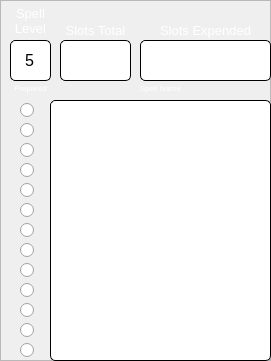
    <widget class="QFrame" name="frame_28">
     <property name="geometry">
      <rect>
       <x>610</x>
       <y>480</y>
       <width>271</width>
       <height>361</height>
      </rect>
     </property>
     <property name="frameShape">
      <enum>QFrame::StyledPanel</enum>
     </property>
     <property name="frameShadow">
      <enum>QFrame::Raised</enum>
     </property>
     <widget class="QLineEdit" name="SpellcastingAbility_11">
      <property name="geometry">
       <rect>
        <x>10</x>
        <y>40</y>
        <width>41</width>
        <height>41</height>
       </rect>
      </property>
      <property name="font">
       <font>
        <pointsize>12</pointsize>
       </font>
      </property>
      <property name="styleSheet">
       <string notr="true"> background-color: white;
 border-style: solid;
 border-width:1px;
 border-radius:5px;
 border-color: black;</string>
      </property>
      <property name="text">
       <string>5</string>
      </property>
      <property name="alignment">
       <set>Qt::AlignCenter</set>
      </property>
      <property name="readOnly">
       <bool>true</bool>
      </property>
     </widget>
     <widget class="QLineEdit" name="SlotsTotal5">
      <property name="geometry">
       <rect>
        <x>60</x>
        <y>40</y>
        <width>71</width>
        <height>41</height>
       </rect>
      </property>
      <property name="font">
       <font>
        <pointsize>12</pointsize>
       </font>
      </property>
      <property name="styleSheet">
       <string notr="true"> background-color: white;
 border-style: solid;
 border-width:1px;
 border-radius:5px;
 border-color: black;</string>
      </property>
      <property name="text">
       <string/>
      </property>
      <property name="alignment">
       <set>Qt::AlignCenter</set>
      </property>
     </widget>
     <widget class="QPlainTextEdit" name="Lvl5Spells">
      <property name="geometry">
       <rect>
        <x>50</x>
        <y>100</y>
        <width>221</width>
        <height>261</height>
       </rect>
      </property>
      <property name="font">
       <font>
        <pointsize>11</pointsize>
       </font>
      </property>
      <property name="styleSheet">
       <string notr="true"> background-color: white;
 border-style: solid;
 border-width:1px;
 border-radius:5px;
 border-color: black;</string>
      </property>
      <property name="plainText">
       <string/>
      </property>
     </widget>
     <widget class="QLabel" name="label_131">
      <property name="geometry">
       <rect>
        <x>0</x>
        <y>0</y>
        <width>61</width>
        <height>41</height>
       </rect>
      </property>
      <property name="font">
       <font>
        <pointsize>10</pointsize>
       </font>
      </property>
      <property name="styleSheet">
       <string notr="true">color: rgb(255, 255, 255);</string>
      </property>
      <property name="text">
       <string>Spell
Level</string>
      </property>
      <property name="alignment">
       <set>Qt::AlignCenter</set>
      </property>
     </widget>
     <widget class="QLineEdit" name="Expended5">
      <property name="geometry">
       <rect>
        <x>140</x>
        <y>40</y>
        <width>131</width>
        <height>41</height>
       </rect>
      </property>
      <property name="font">
       <font>
        <pointsize>12</pointsize>
       </font>
      </property>
      <property name="styleSheet">
       <string notr="true"> background-color: white;
 border-style: solid;
 border-width:1px;
 border-radius:5px;
 border-color: black;</string>
      </property>
      <property name="text">
       <string/>
      </property>
      <property name="alignment">
       <set>Qt::AlignCenter</set>
      </property>
     </widget>
     <widget class="QLabel" name="label_132">
      <property name="geometry">
       <rect>
        <x>50</x>
        <y>20</y>
        <width>91</width>
        <height>21</height>
       </rect>
      </property>
      <property name="font">
       <font>
        <pointsize>10</pointsize>
       </font>
      </property>
      <property name="styleSheet">
       <string notr="true">color: rgb(255, 255, 255);</string>
      </property>
      <property name="text">
       <string>Slots Total</string>
      </property>
      <property name="alignment">
       <set>Qt::AlignCenter</set>
      </property>
     </widget>
     <widget class="QLabel" name="label_133">
      <property name="geometry">
       <rect>
        <x>140</x>
        <y>20</y>
        <width>131</width>
        <height>21</height>
       </rect>
      </property>
      <property name="font">
       <font>
        <pointsize>10</pointsize>
       </font>
      </property>
      <property name="styleSheet">
       <string notr="true">color: rgb(255, 255, 255);</string>
      </property>
      <property name="text">
       <string>Slots Expended</string>
      </property>
      <property name="alignment">
       <set>Qt::AlignCenter</set>
      </property>
     </widget>
     <widget class="QRadioButton" name="Lvl5Prep2">
      <property name="geometry">
       <rect>
        <x>20</x>
        <y>120</y>
        <width>16</width>
        <height>20</height>
       </rect>
      </property>
      <property name="text">
       <string/>
      </property>
      <property name="autoExclusive">
       <bool>false</bool>
      </property>
     </widget>
     <widget class="QRadioButton" name="Lvl5Prep1">
      <property name="geometry">
       <rect>
        <x>20</x>
        <y>100</y>
        <width>16</width>
        <height>20</height>
       </rect>
      </property>
      <property name="text">
       <string/>
      </property>
      <property name="autoExclusive">
       <bool>false</bool>
      </property>
     </widget>
     <widget class="QRadioButton" name="Lvl5Prep4">
      <property name="geometry">
       <rect>
        <x>20</x>
        <y>160</y>
        <width>16</width>
        <height>20</height>
       </rect>
      </property>
      <property name="text">
       <string/>
      </property>
      <property name="autoExclusive">
       <bool>false</bool>
      </property>
     </widget>
     <widget class="QRadioButton" name="Lvl5Prep3">
      <property name="geometry">
       <rect>
        <x>20</x>
        <y>140</y>
        <width>16</width>
        <height>20</height>
       </rect>
      </property>
      <property name="text">
       <string/>
      </property>
      <property name="autoExclusive">
       <bool>false</bool>
      </property>
     </widget>
     <widget class="QRadioButton" name="Lvl5Prep6">
      <property name="geometry">
       <rect>
        <x>20</x>
        <y>200</y>
        <width>16</width>
        <height>20</height>
       </rect>
      </property>
      <property name="text">
       <string/>
      </property>
      <property name="autoExclusive">
       <bool>false</bool>
      </property>
     </widget>
     <widget class="QRadioButton" name="Lvl5Prep5">
      <property name="geometry">
       <rect>
        <x>20</x>
        <y>180</y>
        <width>16</width>
        <height>20</height>
       </rect>
      </property>
      <property name="text">
       <string/>
      </property>
      <property name="autoExclusive">
       <bool>false</bool>
      </property>
     </widget>
     <widget class="QRadioButton" name="Lvl5Prep8">
      <property name="geometry">
       <rect>
        <x>20</x>
        <y>240</y>
        <width>16</width>
        <height>20</height>
       </rect>
      </property>
      <property name="text">
       <string/>
      </property>
      <property name="autoExclusive">
       <bool>false</bool>
      </property>
     </widget>
     <widget class="QRadioButton" name="Lvl5Prep7">
      <property name="geometry">
       <rect>
        <x>20</x>
        <y>220</y>
        <width>16</width>
        <height>20</height>
       </rect>
      </property>
      <property name="text">
       <string/>
      </property>
      <property name="autoExclusive">
       <bool>false</bool>
      </property>
     </widget>
     <widget class="QLabel" name="label_134">
      <property name="geometry">
       <rect>
        <x>10</x>
        <y>80</y>
        <width>41</width>
        <height>16</height>
       </rect>
      </property>
      <property name="font">
       <font>
        <pointsize>6</pointsize>
       </font>
      </property>
      <property name="styleSheet">
       <string notr="true">color: rgb(255, 255, 255);</string>
      </property>
      <property name="text">
       <string>Prepared</string>
      </property>
      <property name="alignment">
       <set>Qt::AlignCenter</set>
      </property>
     </widget>
     <widget class="QLabel" name="label_135">
      <property name="geometry">
       <rect>
        <x>50</x>
        <y>80</y>
        <width>221</width>
        <height>16</height>
       </rect>
      </property>
      <property name="font">
       <font>
        <pointsize>6</pointsize>
       </font>
      </property>
      <property name="styleSheet">
       <string notr="true">color: rgb(255, 255, 255);</string>
      </property>
      <property name="text">
       <string>Spell Name</string>
      </property>
      <property name="alignment">
       <set>Qt::AlignCenter</set>
      </property>
     </widget>
     <widget class="QRadioButton" name="Lvl5Prep11">
      <property name="geometry">
       <rect>
        <x>20</x>
        <y>300</y>
        <width>16</width>
        <height>20</height>
       </rect>
      </property>
      <property name="text">
       <string/>
      </property>
      <property name="autoExclusive">
       <bool>false</bool>
      </property>
     </widget>
     <widget class="QRadioButton" name="Lvl5Prep10">
      <property name="geometry">
       <rect>
        <x>20</x>
        <y>280</y>
        <width>16</width>
        <height>20</height>
       </rect>
      </property>
      <property name="text">
       <string/>
      </property>
      <property name="autoExclusive">
       <bool>false</bool>
      </property>
     </widget>
     <widget class="QRadioButton" name="Lvl5Prep13">
      <property name="geometry">
       <rect>
        <x>20</x>
        <y>340</y>
        <width>16</width>
        <height>20</height>
       </rect>
      </property>
      <property name="text">
       <string/>
      </property>
      <property name="autoExclusive">
       <bool>false</bool>
      </property>
     </widget>
     <widget class="QRadioButton" name="Lvl5Prep12">
      <property name="geometry">
       <rect>
        <x>20</x>
        <y>320</y>
        <width>16</width>
        <height>20</height>
       </rect>
      </property>
      <property name="text">
       <string/>
      </property>
      <property name="autoExclusive">
       <bool>false</bool>
      </property>
     </widget>
     <widget class="QRadioButton" name="Lvl5Prep9">
      <property name="geometry">
       <rect>
        <x>20</x>
        <y>260</y>
        <width>16</width>
        <height>20</height>
       </rect>
      </property>
      <property name="text">
       <string/>
      </property>
      <property name="autoExclusive">
       <bool>false</bool>
      </property>
     </widget>
    </widget>
